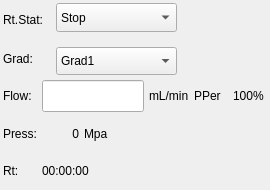
<?xml version="1.0" encoding="UTF-8"?>
<ui version="4.0">
 <class>RunPageClass</class>
 <widget class="QWidget" name="RunPageClass">
  <property name="geometry">
   <rect>
    <x>0</x>
    <y>0</y>
    <width>270</width>
    <height>190</height>
   </rect>
  </property>
  <property name="windowTitle">
   <string>Form</string>
  </property>
  <layout class="QGridLayout" name="gridLayout" rowstretch="2,3">
   <property name="margin">
    <number>3</number>
   </property>
   <property name="spacing">
    <number>5</number>
   </property>
   <item row="0" column="0" colspan="2">
    <layout class="QHBoxLayout" name="horizontalLayout" stretch="2,5">
     <property name="rightMargin">
      <number>90</number>
     </property>
     <item>
      <layout class="QVBoxLayout" name="verticalLayout_3">
       <item>
        <widget class="QLabel" name="label_11">
         <property name="sizePolicy">
          <sizepolicy hsizetype="Expanding" vsizetype="Preferred">
           <horstretch>0</horstretch>
           <verstretch>0</verstretch>
          </sizepolicy>
         </property>
         <property name="text">
          <string>Rt.Stat:</string>
         </property>
        </widget>
       </item>
       <item>
        <widget class="QLabel" name="label_13">
         <property name="sizePolicy">
          <sizepolicy hsizetype="Expanding" vsizetype="Preferred">
           <horstretch>0</horstretch>
           <verstretch>0</verstretch>
          </sizepolicy>
         </property>
         <property name="text">
          <string>Grad:</string>
         </property>
        </widget>
       </item>
      </layout>
     </item>
     <item>
      <layout class="QVBoxLayout" name="verticalLayout_4">
       <property name="spacing">
        <number>15</number>
       </property>
       <item>
        <widget class="ComboCtrl" name="statCombo">
         <property name="sizePolicy">
          <sizepolicy hsizetype="Expanding" vsizetype="Expanding">
           <horstretch>0</horstretch>
           <verstretch>0</verstretch>
          </sizepolicy>
         </property>
         <item>
          <property name="text">
           <string>Stop</string>
          </property>
         </item>
         <item>
          <property name="text">
           <string>Pause</string>
          </property>
         </item>
         <item>
          <property name="text">
           <string>Runnning</string>
          </property>
         </item>
         <item>
          <property name="text">
           <string>Pump</string>
          </property>
         </item>
         <item>
          <property name="text">
           <string>Purge</string>
          </property>
         </item>
         <item>
          <property name="text">
           <string>PC</string>
          </property>
         </item>
        </widget>
       </item>
       <item>
        <widget class="ComboCtrl" name="gradCombo">
         <property name="sizePolicy">
          <sizepolicy hsizetype="Expanding" vsizetype="Expanding">
           <horstretch>0</horstretch>
           <verstretch>0</verstretch>
          </sizepolicy>
         </property>
         <item>
          <property name="text">
           <string>Grad1</string>
          </property>
         </item>
         <item>
          <property name="text">
           <string>Grad2</string>
          </property>
         </item>
         <item>
          <property name="text">
           <string>Grad3</string>
          </property>
         </item>
         <item>
          <property name="text">
           <string>Grad4</string>
          </property>
         </item>
         <item>
          <property name="text">
           <string>Grad5</string>
          </property>
         </item>
         <item>
          <property name="text">
           <string>Grad6</string>
          </property>
         </item>
         <item>
          <property name="text">
           <string>Grad7</string>
          </property>
         </item>
         <item>
          <property name="text">
           <string>Grad8</string>
          </property>
         </item>
         <item>
          <property name="text">
           <string>Grad9</string>
          </property>
         </item>
         <item>
          <property name="text">
           <string>Grad10</string>
          </property>
         </item>
         <item>
          <property name="text">
           <string>PC</string>
          </property>
         </item>
        </widget>
       </item>
      </layout>
     </item>
    </layout>
   </item>
   <item row="1" column="0">
    <layout class="QVBoxLayout" name="verticalLayout_2">
     <item>
      <widget class="QLabel" name="label_3">
       <property name="text">
        <string>Flow:</string>
       </property>
      </widget>
     </item>
     <item>
      <widget class="QLabel" name="label_6">
       <property name="text">
        <string>Press:</string>
       </property>
      </widget>
     </item>
     <item>
      <widget class="QLabel" name="label_4">
       <property name="text">
        <string>Rt:</string>
       </property>
      </widget>
     </item>
    </layout>
   </item>
   <item row="1" column="1">
    <layout class="QVBoxLayout" name="verticalLayout">
     <item>
      <layout class="QHBoxLayout" name="horizontalLayout_5" stretch="2,1">
       <property name="spacing">
        <number>5</number>
       </property>
       <item>
        <layout class="QHBoxLayout" name="horizontalLayout_4" stretch="9,1">
         <item>
          <widget class="EditCtrl" name="rateFlow">
           <property name="sizePolicy">
            <sizepolicy hsizetype="Expanding" vsizetype="Expanding">
             <horstretch>0</horstretch>
             <verstretch>0</verstretch>
            </sizepolicy>
           </property>
          </widget>
         </item>
         <item>
          <widget class="QLabel" name="label_8">
           <property name="sizePolicy">
            <sizepolicy hsizetype="Expanding" vsizetype="Expanding">
             <horstretch>0</horstretch>
             <verstretch>0</verstretch>
            </sizepolicy>
           </property>
           <property name="text">
            <string>mL/min</string>
           </property>
          </widget>
         </item>
        </layout>
       </item>
       <item>
        <layout class="QHBoxLayout" name="horizontalLayout_2">
         <item>
          <widget class="QLabel" name="rateFlow_2">
           <property name="text">
            <string>PPer</string>
           </property>
           <property name="alignment">
            <set>Qt::AlignLeading|Qt::AlignLeft|Qt::AlignVCenter</set>
           </property>
          </widget>
         </item>
         <item>
          <widget class="QLabel" name="percentLbl">
           <property name="text">
            <string>100%</string>
           </property>
          </widget>
         </item>
        </layout>
       </item>
      </layout>
     </item>
     <item>
      <layout class="QHBoxLayout" name="horizontalLayout_3" stretch="1,5">
       <item>
        <widget class="QLabel" name="press">
         <property name="sizePolicy">
          <sizepolicy hsizetype="Preferred" vsizetype="Expanding">
           <horstretch>0</horstretch>
           <verstretch>0</verstretch>
          </sizepolicy>
         </property>
         <property name="text">
          <string>0</string>
         </property>
         <property name="alignment">
          <set>Qt::AlignRight|Qt::AlignTrailing|Qt::AlignVCenter</set>
         </property>
        </widget>
       </item>
       <item>
        <widget class="QLabel" name="label_9">
         <property name="text">
          <string>Mpa</string>
         </property>
        </widget>
       </item>
      </layout>
     </item>
     <item>
      <widget class="QLabel" name="rtLabel">
       <property name="sizePolicy">
        <sizepolicy hsizetype="Preferred" vsizetype="Expanding">
         <horstretch>0</horstretch>
         <verstretch>0</verstretch>
        </sizepolicy>
       </property>
       <property name="text">
        <string>00:00:00</string>
       </property>
      </widget>
     </item>
    </layout>
   </item>
  </layout>
 </widget>
 <customwidgets>
  <customwidget>
   <class>ComboCtrl</class>
   <extends>QComboBox</extends>
   <header>comboctrl.h</header>
  </customwidget>
  <customwidget>
   <class>EditCtrl</class>
   <extends>QLineEdit</extends>
   <header location="global">editctrl.h</header>
  </customwidget>
 </customwidgets>
 <resources/>
 <connections/>
</ui>
